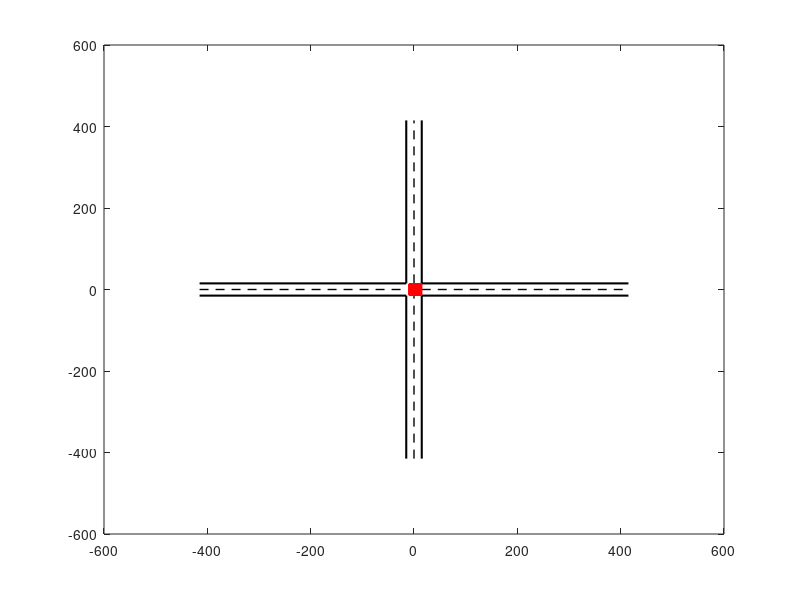

The MATLAB source for this figure: (Note: this script raises an error after producing the figure.)
function sig_int_plotBGIMAGE_Mixed()

global p_tlc

% plot the road line
plot([15, 15],[15, 415],'k', 'linewidth', 1.5)
hold on
plot([15, 15],[-15, -415],'k', 'linewidth', 1.5)
hold on
plot([-15, -15],[15, 415],'k', 'linewidth', 1.5)
hold on
plot([-15, -15],[-15, -415],'k', 'linewidth', 1.5)
hold on
plot([15, 415], [15, 15],'k', 'linewidth', 1.5)
hold on
plot([-15, -415],[15, 15],'k', 'linewidth', 1.5)
hold on
plot([15, 415], [-15, -15],'k', 'linewidth', 1.5)
hold on
plot([-15, -415],[-15, -15],'k', 'linewidth', 1.5)
hold on

% plot the centerline
plot([-415, -15],[0,0],'--k', 'linewidth', 1)
hold on 
plot([15, 415],[0,0],'--k', 'linewidth', 1)
hold on 
plot([0, 0],[15, 415],'--k', 'linewidth', 1)
hold on 
plot([0, 0],[-415, -15],'--k', 'linewidth', 1)
hold on 

% % plot the trajectory
% plot([-415, -15],[7.5, 7.5],'-.k', 'linewidth', 1)
% hold on 
% plot([15, 415],[7.5, 7.5],'-.k', 'linewidth', 1)
% hold on 
% plot([-415, -15],[-7.5, -7.5],'-.k', 'linewidth', 1)
% hold on 
% plot([15, 415],[-7.5, -7.5],'-.k', 'linewidth', 1)
% hold on 
% plot([7.5, 7.5], [-415, -15],'-.k', 'linewidth', 1)
% hold on 
% plot([7.5, 7.5], [15, 415],'-.k', 'linewidth', 1)
% hold on 
% plot([-7.5, -7.5], [-415, -15],'-.k', 'linewidth', 1)
% hold on
% plot([-7.5, -7.5], [15, 415],'-.k', 'linewidth', 1)


% plot the traffic lights
tlc = zeros(4,4);
p_tlc = plot(tlc, 's', 'MarkerSize', 8, 'MarkerEdgeColor', 'red', ...
    'MarkerFaceColor', 'red');
p_tlc(1).MarkerEdgeColor = 'green';
p_tlc(1).MarkerFaceColor = 'green';
p_tlc(3).MarkerEdgeColor = 'green';
p_tlc(3).MarkerFaceColor = 'green';
p_tlc(1).XData = -15; p_tlc(1).YData = -7.5;
p_tlc(2).XData = 7.5; p_tlc(2).YData = -15;
p_tlc(3).XData = 15; p_tlc(3).YData = 7.5;
p_tlc(4).XData = -7.5; p_tlc(4).YData = 15;

% map size
axis([-415, 415, -415, 415])

% legend

% vehicle legend
LH(1) = plot(nan, nan, 'o', 'MarkerSize',5,'MarkerEdgeColor',[0 0.4470 0.7410],...
    'MarkerFaceColor',[0 0.4470 0.7410]);
LH(2) = plot(nan, nan, 'o', 'MarkerSize',5,'MarkerEdgeColor',[0.8500 0.3250 0.0980],...
    'MarkerFaceColor',[0.8500 0.3250 0.0980]);
% LH(3) = plot(nan, nan, 'o', 'MarkerSize',5,'MarkerEdgeColor',[0.9290 0.6940 0.1250],...
%     'MarkerFaceColor',[0.9290 0.6940 0.1250]);
% LH(4) = plot(nan, nan, 'o', 'MarkerSize',5,'MarkerEdgeColor',[0.4940 0.1840 0.5560],...
%     'MarkerFaceColor',[0.4940 0.1840 0.5560]);
LH(3) = plot(nan, nan, 's', 'MarkerSize',7,'MarkerEdgeColor','green',...
    'MarkerFaceColor','green');
LH(4) = plot(nan, nan, 's', 'MarkerSize',7,'MarkerEdgeColor','red',...
    'MarkerFaceColor','red');
LH(5) = plot(nan, nan, 's', 'MarkerSize',7,'MarkerEdgeColor','yellow',...
    'MarkerFaceColor','yellow');
L(1) = "Non-CAV";
L(2) = "CAV";
% L(3) = "vehicle from East";
% L(4) = "vehicle from North";
L(3) = "Green light";
L(4) = "Red light";
L(5) = "Amber light";
legend(LH, L);

end